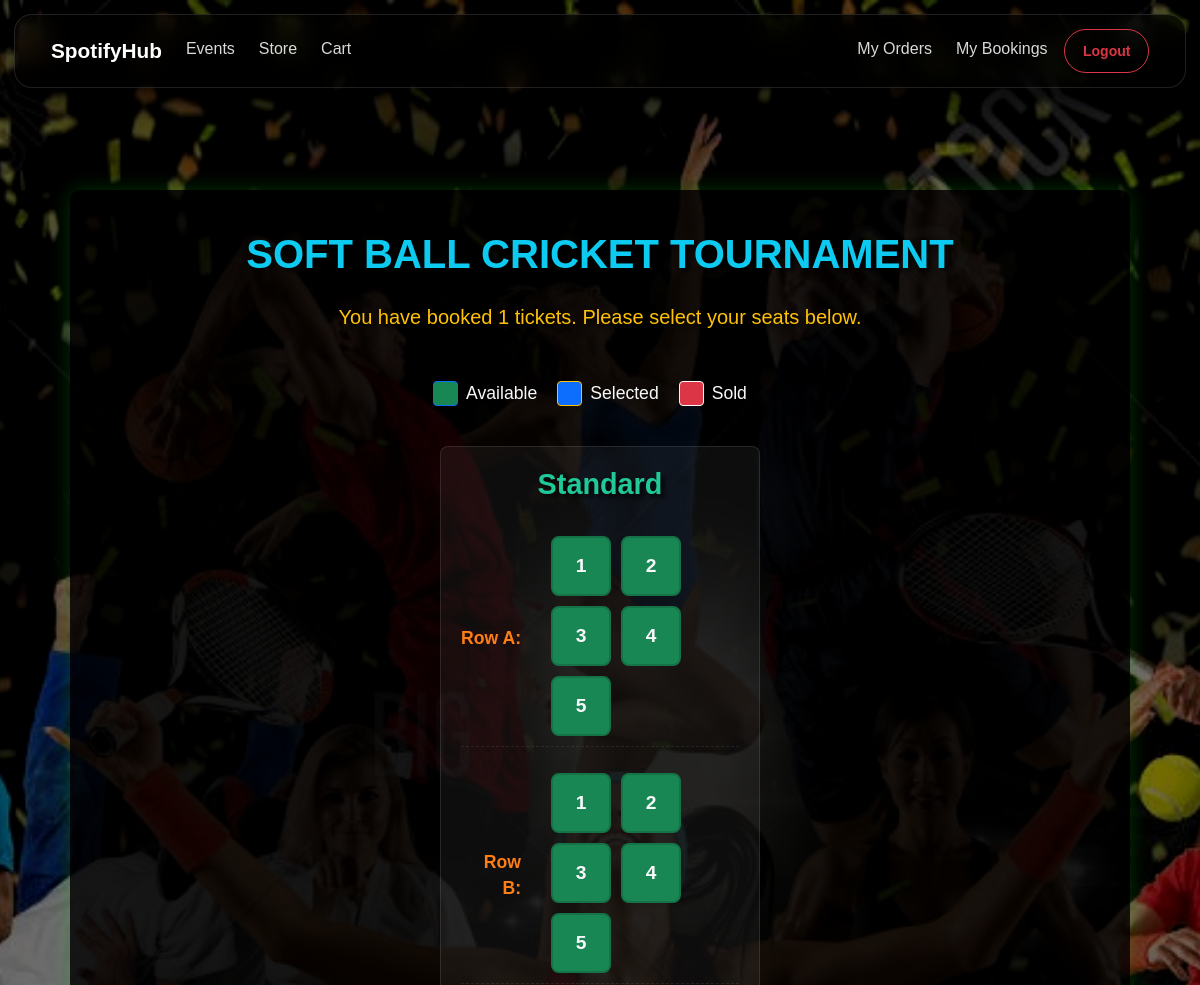
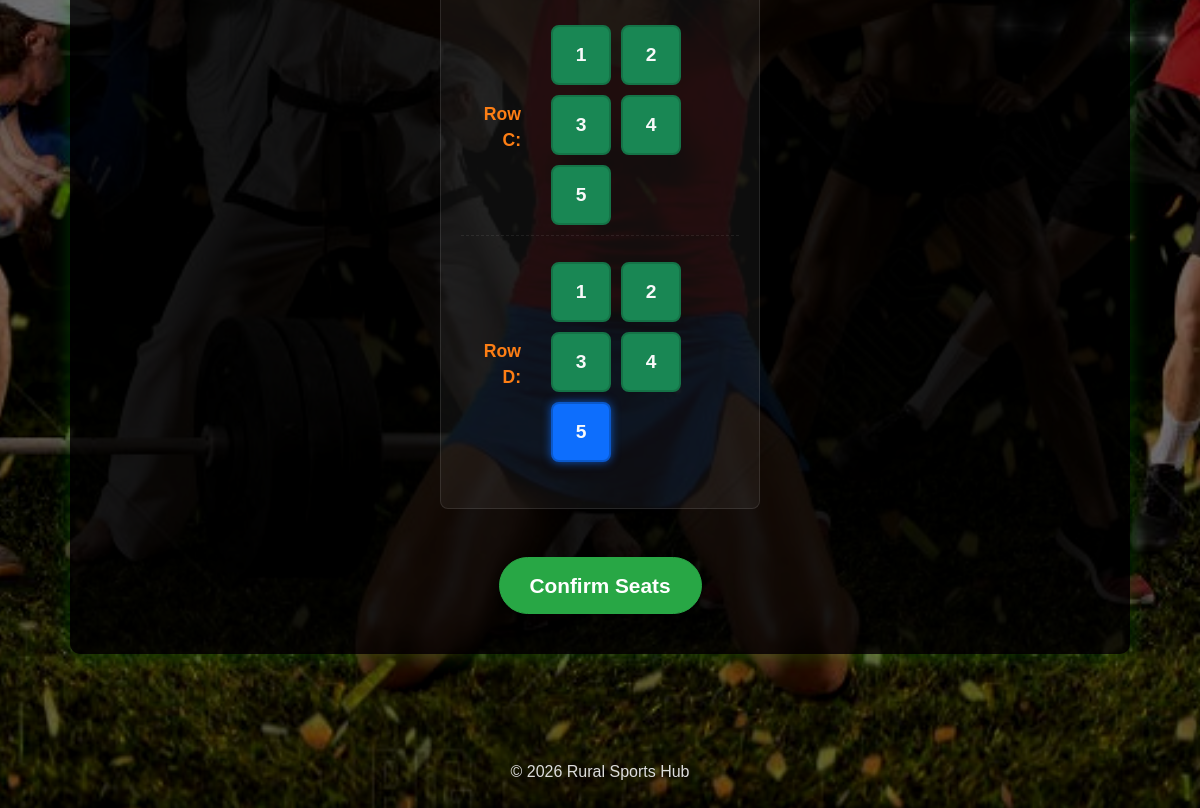
The page /booking/select-seats/119/ (signed in) on the database its author committed (2 pictures, top to bottom).
### events/models.py (models this page shows, shortened)
class Event(models.Model):
    CATEGORY_CHOICES = [
        ("cricket", "Cricket"),
        ("football", "Football"),
        ("basketball", "Basketball"),
        ("volleyball", "Volleyball"),
        ("other", "Other"),
    ]
    name = models.CharField(max_length=200)
    description = models.TextField()
    date = models.DateTimeField(null=True, blank=True)
    location = models.CharField(max_length=200)
    price = models.DecimalField(max_digits=10, decimal_places=2)
    available_tickets = models.IntegerField(default=0)
    category = models.CharField(
        max_length=20,
        choices=CATEGORY_CHOICES,
        default="other"
    )
    image = models.ImageField(
        upload_to="events/",
        null=True,
        blank=True
    )
    is_active = models.BooleanField(default=True)

class Seat(models.Model):
    event = models.ForeignKey(
        Event,
        on_delete=models.CASCADE,
        related_name="seats"
    )
    section = models.CharField(max_length=50, default="Standard")
    price = models.DecimalField(max_digits=8, decimal_places=2, default=0)
    row_number = models.CharField(max_length=5)
    seat_number = models.IntegerField()
    is_sold = models.BooleanField(default=False)
    class Meta:
        unique_together = ("event", "section", "row_number", "seat_number")
        ordering = ["section", "row_number", "seat_number"]

### booking/models.py (models this page shows, shortened)
class Booking(models.Model):
    PAYMENT_PENDING = "pending"
    PAYMENT_SUCCESSFUL = "successful"
    PAYMENT_FAILED = "failed"
    PAYMENT_STATUS_CHOICES = [
        (PAYMENT_PENDING, "Pending"),
        (PAYMENT_SUCCESSFUL, "Successful"),
        (PAYMENT_FAILED, "Failed"),
    ]
    user = models.ForeignKey(
        User,
        on_delete=models.CASCADE,
        related_name="bookings"
    )
    event = models.ForeignKey(
        Event,
        on_delete=models.CASCADE,
        related_name="bookings"
    )
    num_tickets = models.PositiveIntegerField(default=1)
    total_price = models.DecimalField(
        max_digits=10,
        decimal_places=2
    )
    booking_date = models.DateTimeField(auto_now_add=True)
    shipping_address = models.ForeignKey(
        ShippingAddress,
        on_delete=models.SET_NULL,
        null=True,
        blank=True,
        related_name="bookings"
    )
    seats = models.ManyToManyField(
        Seat,
        related_name="bookings",
        blank=True
    )
    contact = models.ForeignKey(
        BookingContact,
        on_delete=models.SET_NULL,
        null=True,
        blank=True
    )
    cashfree_order_id = models.CharField(
        max_length=100, blank=True, null=True, db_index=True
    )
    cashfree_payment_id = models.CharField(
        max_length=100, blank=True, null=True
    )
    payment_status = models.CharField(
        max_length=20,
        choices=PAYMENT_STATUS_CHOICES,
        default=PAYMENT_PENDING
    )
    is_paid = models.BooleanField(default=False)
    is_cancelled = models.BooleanField(default=False)
    cancelled_at = models.DateTimeField(null=True, blank=True)
    refund_id = models.CharField(max_length=100, blank=True, null=True)
    refund_status = models.CharField(max_length=50, blank=True, null=True)
    class Meta:
        ordering = ["-booking_date"]
        indexes = [
            models.Index(fields=["cashfree_order_id"]),
            models.Index(fields=["payment_status"]),
        ]

### booking/views.py (the view, shortened to what this page needs)
# urls.py: path("select-seats/<int:booking_id>/", select_seats_view, name="select_seats"),
@login_required
@transaction.atomic
def select_seats_view(request, booking_id):
    booking = get_object_or_404(
        Booking,
        id=booking_id,
        user=request.user
    )
    event = booking.event
    seats = Seat.objects.filter(
        event=event
    ).order_by("section", "row_number")
    from itertools import groupby
    from operator import attrgetter
    grouped = []
    for section, sec_group in groupby(seats, key=attrgetter("section")):
        rows = []
        for row, row_group in groupby(sec_group, key=attrgetter("row_number")):
            rows.append((row, list(row_group)))
        grouped.append((section, rows))
    return render(
        request,
        "booking/select_seats.html",
        {
            "booking": booking,
            "event": event,
            "seats_by_section_and_row": grouped,
        },
    )

### booking/templates/booking/select_seats.html (shortened to what this page needs)
{% extends 'base.html' %}
{% load static %}
{% block content %}
<div class="container seat-selection-wrapper">
    <h1 class="text-center">{{ event.name }}</h1>
    <p class="lead text-center text-warning">You have booked {{ booking.num_tickets }} tickets. Please select your seats below.</p>
    <div class="d-flex justify-content-center mb-4 mt-5">
        <div class="legend-item"><span class="legend-color available"></span> Available</div>
        <div class="legend-item"><span class="legend-color selected"></span> Selected</div>
        <div class="legend-item"><span class="legend-color sold"></span> Sold</div>
    </div>
    <form method="post" action="{% url 'booking:select_seats' booking.id %}">
        {% for section_name, rows_in_section in seats_by_section_and_row %}
            <div class="seat-section">
                <h2>{{ section_name }}</h2>
                {% for row_number, seats_in_row in rows_in_section %}
                    <div class="seat-row">
                        <span class="row-label">Row {{ row_number }}:</span>
                        <div class="seat-grid">
                            {% for seat in seats_in_row %}
                                <label class="seat-button {% if seat.is_sold %}sold{% elif seat in booking.seats.all %}selected{% else %}available{% endif %}">
                                    <span class="seat-content">{{ seat.seat_number }}</span>
                                </label>
                            {% endfor %}
                        </div>
                    </div>
                {% endfor %}
            </div>
        {% endfor %}
        <div class="text-center mt-5">
            <button type="submit" class="btn btn-success">Confirm Seats</button>
        </div>
    </form>
</div>
{% endblock %}

### staticfiles/css/style.css (style rules this page uses)
* { box-sizing: border-box; }
body { font-family: Arial, sans-serif; color: #fff; min-height: 100vh; margin: 0; padding-top: 120px; background-repeat: no-repeat; background-position: center top; background-size: cover; }
body::before { content: ""; position: fixed; inset: 0; will-change: transform; background-image: url("../images/bg.jpg"); background-size: cover; background-position: center top; background-repeat: no-repeat; filter: brightness(0.45) contrast(1.05); z-index: -1; }
h1, h2, h3, h4, p, .lead { color: #ffffff; text-shadow: 4px 4px 4px rgba(0,0,0,0.7); }
.btn { font-weight: 600; border-radius: 6px; box-shadow: 0 4px 10px rgba(0,0,0,0.4); transition: transform 0.2s ease; }
.btn-success { background-color: #28a745; border-color: #28a745; }
.seat-section { max-width: 320px; margin: 0 auto 24px; }
.row-label { text-align: center; margin: 10px 0 6px; font-weight: 700; color: #ff9f43; }
.seat-row { display: grid; grid-template-columns: repeat(auto-fit, 44px); gap: 10px; justify-content: center; margin: 12px 0; }
.btn { transition: transform 0.2s ease, box-shadow 0.2s ease; }
button, a { min-height: 44px; }

### rows shown on the page
Event: name "SOFT BALL CRICKET TOURNAMENT"
Booking: num_tickets "1"
Seat: seats_by_section_and_row "Standard", row_number "A", seat_number "1"
Seat: seat_number "2"
Seat: seat_number "3"
Seat: seat_number "4"
Seat: seat_number "5"
Seat: row_number "B", seat_number "1"
Seat: seat_number "2"
Seat: seat_number "3"
Seat: seat_number "4"
Seat: seat_number "5"
Seat: row_number "C", seat_number "1"
Seat: seat_number "2"
Seat: seat_number "3"
Seat: seat_number "4"
Seat: seat_number "5"
Seat: row_number "D", seat_number "1"
Seat: seat_number "2"
Seat: seat_number "3"
Seat: seat_number "4"
Seat: seat_number "5"
